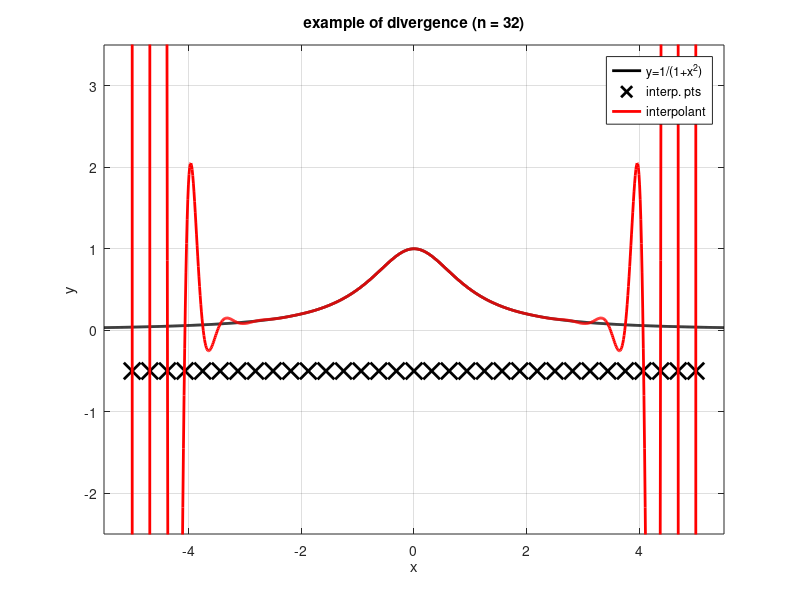

Reproduce this figure in MATLAB.
function demo_lec01_runge
%Demo to illustrate Runge phenomenon.
%   Notice divergence near endpoints when using equispaced nodes.
%
%   Chebyshev points
%   ================
%   Try also the Chebyshev points instead which fixes the convergence.
%   (Actually it can still fail for a large number of points, this is
%   because this code does not use the Barycentric form from Problem
%   Sheet 1: this is a different stability issue).

%m = input('enter number of interpolating polynomials: ');

lw = 'linewidth'; ms = 'markersize';
z = linspace(-5.5,5.5,1000);
t=1./(1+z.^2);
plot(z,t,'-k', lw,2);
axis([-5.5 5.5 -2.5 3.5 ])
xlabel('x')
ylabel('y')
legend('y=1/(1+x^2)')
title(sprintf('original function'))


m = 5;
n = 1;
for k=1:m
% n = input('enter degree of interpolating polynomial: ');
  input('next polynomial');
  n = 2 * n ;

  %% Equispaced points
  x = linspace(-5,5,n+1);
  %% Try these chebyshev points instead
  % They cluster near the endpoints and then we see uniform
  % convergence.
  %x = 5*cos(linspace(-pi, 0, n+1))';

  y = 1./(1+x.*x);
  t1 = 1./(1+z.^2);
  h1_line=plot(z,t1,'-k', lw,2);
  hold on
  plot(x, -0.5*ones(size(x)), 'kx', ms,12, lw,2);
  t = Newtonpol(x,y,z);
  h2_line = plot(z,t,'r', lw,2);
  err = max(t1 - t');
  [n err]
  axis([-5.5 5.5 -2.5 3.5 ])
  title(sprintf('example of divergence (n = %2.0f)', n))
  xlabel('x')
  ylabel('y')
  legend('y=1/(1+x^2)', 'interp. pts', 'interpolant')
  grid on
  hold off
end

function [yi,a] = Newtonpol(x,y,xi)
  a=divdiff(x,y);
  n=length(a);
  val=a(n);
  for m = n-1:-1:1
    val=(xi-x(m)).*val + a(m);
  end
  yi=val(:);

function a = divdiff(x,y)
  n=length(x);
  for k=1:n-1
    y(k+1:n) = (y(k+1:n) - y(k))./(x(k+1:n)-x(k));
  end
  a=y(:);
